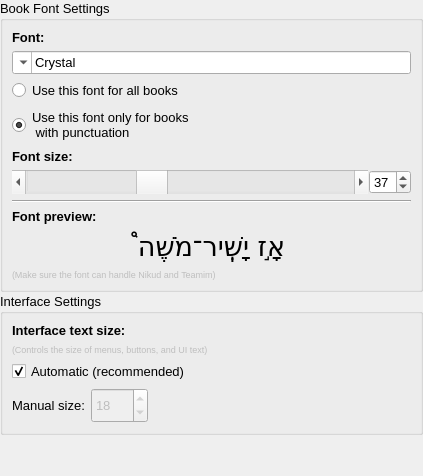
             <widget class="QWidget" name="scrollAreaWidgetContents">
              <property name="geometry">
               <rect>
                <x>0</x>
                <y>-169</y>
                <width>423</width>
                <height>476</height>
               </rect>
              </property>
              <layout class="QVBoxLayout" name="verticalLayout_22">
               <property name="spacing">
                <number>1</number>
               </property>
               <property name="leftMargin">
                <number>0</number>
               </property>
               <property name="topMargin">
                <number>0</number>
               </property>
               <property name="rightMargin">
                <number>0</number>
               </property>
               <property name="bottomMargin">
                <number>0</number>
               </property>
               <item>
                <widget class="QGroupBox" name="fontGroupBox">
                 <property name="font">
                  <font>
                   <pointsize>10</pointsize>
                  </font>
                 </property>
                 <property name="title">
                  <string>Book Font Settings</string>
                 </property>
                 <layout class="QVBoxLayout" name="fontGroupLayout">
                  <item>
                   <widget class="QLabel" name="label_9">
                    <property name="font">
                     <font>
                      <weight>75</weight>
                      <bold>true</bold>
                     </font>
                    </property>
                    <property name="text">
                     <string>Font:</string>
                    </property>
                   </widget>
                  </item>
               <item>
                <widget class="QFontComboBox" name="fontComboBox">
                 <property name="layoutDirection">
                  <enum>Qt::RightToLeft</enum>
                 </property>
                 <property name="currentIndex">
                  <number>6</number>
                 </property>
                 <property name="sizeAdjustPolicy">
                  <enum>QComboBox::AdjustToContentsOnFirstShow</enum>
                 </property>
                 <property name="writingSystem">
                  <enum>QFontDatabase::Hebrew</enum>
                 </property>
                 <property name="currentFont">
                  <font>
                   <family>DejaVu Sans</family>
                  </font>
                 </property>
                </widget>
               </item>
               <item>
                <widget class="QRadioButton" name="customFontRDBTN">
                 <property name="text">
                  <string>Use this font for all books</string>
                 </property>
                 <property name="iconSize">
                  <size>
                   <width>10</width>
                   <height>10</height>
                  </size>
                 </property>
                </widget>
               </item>
               <item>
                <widget class="QRadioButton" name="defaultFontRDBTN">
                 <property name="text">
                  <string>Use this font only for books
 with punctuation</string>
                 </property>
                 <property name="iconSize">
                  <size>
                   <width>10</width>
                   <height>10</height>
                  </size>
                 </property>
                 <property name="checked">
                  <bool>true</bool>
                 </property>
                </widget>
               </item>
               <item>
                <widget class="QLabel" name="label_5">
                 <property name="font">
                  <font>
                   <weight>75</weight>
                   <bold>true</bold>
                  </font>
                 </property>
                 <property name="text">
                  <string>Font size:</string>
                 </property>
                </widget>
               </item>
               <item>
                <widget class="QWidget" name="widget" native="true">
                 <layout class="QHBoxLayout" name="horizontalLayout_5">
                  <property name="spacing">
                   <number>1</number>
                  </property>
                  <property name="leftMargin">
                   <number>0</number>
                  </property>
                  <property name="topMargin">
                   <number>0</number>
                  </property>
                  <property name="rightMargin">
                   <number>0</number>
                  </property>
                  <property name="bottomMargin">
                   <number>0</number>
                  </property>
                  <item>
                   <widget class="QScrollBar" name="horizontalSlider">
                    <property name="sizePolicy">
                     <sizepolicy hsizetype="Expanding" vsizetype="Preferred">
                      <horstretch>0</horstretch>
                      <verstretch>0</verstretch>
                     </sizepolicy>
                    </property>
                    <property name="singleStep">
                     <number>2</number>
                    </property>
                    <property name="value">
                     <number>37</number>
                    </property>
                    <property name="orientation">
                     <enum>Qt::Horizontal</enum>
                    </property>
                    <property name="invertedControls">
                     <bool>false</bool>
                    </property>
                   </widget>
                  </item>
                  <item>
                   <widget class="QSpinBox" name="fonSizeSpinBox">
                    <property name="sizePolicy">
                     <sizepolicy hsizetype="Minimum" vsizetype="Preferred">
                      <horstretch>0</horstretch>
                      <verstretch>0</verstretch>
                     </sizepolicy>
                    </property>
                    <property name="minimumWidth">
                     <number>57</number>
                    </property>
                    <property name="value">
                     <number>37</number>
                    </property>
                   </widget>
                  </item>
                 </layout>
                </widget>
               </item>
               <item>
                <widget class="Line" name="line_2">
                 <property name="orientation">
                  <enum>Qt::Horizontal</enum>
                 </property>
                </widget>
               </item>
               <item>
                <widget class="QLabel" name="label_6">
                 <property name="font">
                  <font>
                   <weight>75</weight>
                   <bold>true</bold>
                  </font>
                 </property>
                 <property name="text">
                  <string>Font preview:</string>
                 </property>
                </widget>
               </item>
               <item>
                <widget class="QLabel" name="fontPreview">
                 <property name="font">
                  <font>
                   <family>DejaVu Sans</family>
                   <pointsize>20</pointsize>
                  </font>
                 </property>
                 <property name="text">
                  <string>אָ֣ז יָשִֽׁיר־מֹשֶׁה֩</string>
                 </property>
                 <property name="alignment">
                  <set>Qt::AlignCenter</set>
                 </property>
                </widget>
               </item>
               <item>
                <widget class="QLabel" name="label_7">
                 <property name="enabled">
                  <bool>false</bool>
                 </property>
                 <property name="font">
                  <font>
                   <pointsize>7</pointsize>
                  </font>
                 </property>
                 <property name="text">
                  <string>(Make sure the font can handle Nikud and Teamim)</string>
                 </property>
                 <property name="wordWrap">
                  <bool>true</bool>
                 </property>
                </widget>
               </item>
                 </layout>
                </widget>
               </item>
               <item>
                <widget class="QGroupBox" name="interfaceGroupBox">
                 <property name="font">
                  <font>
                   <pointsize>10</pointsize>
                  </font>
                 </property>
                 <property name="title">
                  <string>Interface Settings</string>
                 </property>
                 <layout class="QVBoxLayout" name="interfaceGroupLayout">
                  <item>
                   <widget class="QLabel" name="label_interface_title">
                 <property name="font">
                  <font>
                   <weight>75</weight>
                   <bold>true</bold>
                  </font>
                 </property>
                 <property name="text">
                  <string>Interface text size:</string>
                 </property>
                </widget>
               </item>
               <item>
                <widget class="QLabel" name="label_interface_desc">
                 <property name="enabled">
                  <bool>false</bool>
                 </property>
                 <property name="font">
                  <font>
                   <pointsize>7</pointsize>
                  </font>
                 </property>
                 <property name="text">
                  <string>(Controls the size of menus, buttons, and UI text)</string>
                 </property>
                 <property name="wordWrap">
                  <bool>true</bool>
                 </property>
                </widget>
               </item>
               <item>
                <widget class="QCheckBox" name="autoInterfaceSizeCKBX">
                 <property name="text">
                  <string>Automatic (recommended)</string>
                 </property>
                 <property name="checked">
                  <bool>true</bool>
                 </property>
                </widget>
               </item>
               <item>
                <layout class="QHBoxLayout" name="horizontalLayout_interface">
                 <item>
                  <widget class="QLabel" name="label_manual_size">
                   <property name="text">
                    <string>Manual size:</string>
                   </property>
                  </widget>
                 </item>
                 <item>
                  <widget class="QSpinBox" name="interfaceSizeSpinBox">
                   <property name="enabled">
                    <bool>false</bool>
                   </property>
                   <property name="sizePolicy">
                    <sizepolicy hsizetype="Minimum" vsizetype="Preferred">
                     <horstretch>0</horstretch>
                     <verstretch>0</verstretch>
                    </sizepolicy>
                   </property>
                   <property name="minimumSize">
                    <size>
                     <width>57</width>
                     <height>35</height>
                    </size>
                   </property>
                   <property name="buttonSymbols">
                    <enum>QAbstractSpinBox::UpDownArrows</enum>
                   </property>
                   <property name="minimum">
                    <number>7</number>
                   </property>
                   <property name="maximum">
                    <number>50</number>
                   </property>
                   <property name="value">
                    <number>18</number>
                   </property>
                  </widget>
                 </item>
                 <item>
                  <spacer name="horizontalSpacer_interface">
                   <property name="orientation">
                    <enum>Qt::Horizontal</enum>
                   </property>
                   <property name="sizeHint" stdset="0">
                    <size>
                     <width>40</width>
                     <height>20</height>
                    </size>
                   </property>
                  </spacer>
                 </item>
                </layout>
               </item>
                 </layout>
                </widget>
               </item>
               <item>
                <spacer name="verticalSpacer_3">
                 <property name="orientation">
                  <enum>Qt::Vertical</enum>
                 </property>
                 <property name="sizeHint" stdset="0">
                  <size>
                   <width>20</width>
                   <height>40</height>
                  </size>
                 </property>
                </spacer>
               </item>
              </layout>
             </widget>
